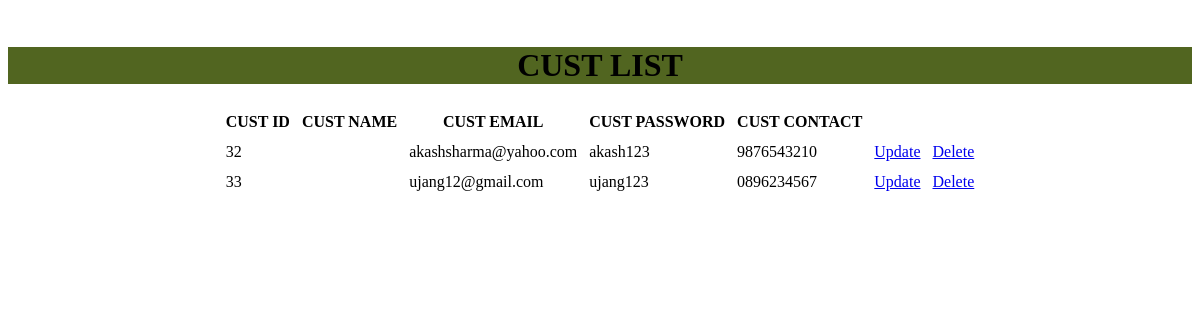
The app's page /allcustomer, older data.
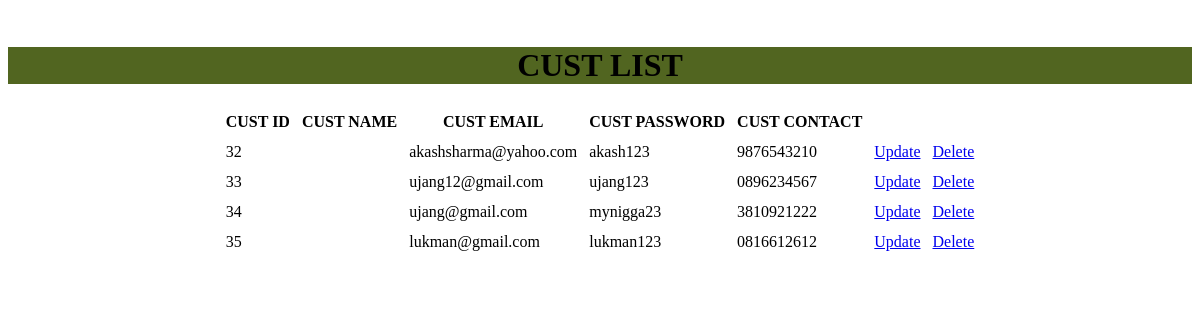
The same page, newer data.
### foodapp/models.py (models this page shows)
class Cust(models.Model):
	CustId    = models.AutoField(primary_key=True)
	CustFName  = models.CharField(max_length=30)
	CustLName  = models.CharField(max_length=30)
	CustCont  = models.CharField(max_length=10)
	CustEmail = models.CharField(max_length=50)
	CustPass  = models.CharField(max_length=60)
	Address  = models.CharField(max_length=150,default='')
	class Meta:
		db_table = "FP_Cust"

### foodapp/views.py (the view)
# urls.py: path('allcustomer',views.showcust),
def showcust(request):
	custs = Cust.objects.all()
	return render(request,'custlist.html',{'custlist':custs})

### Templates/foodapp/custlist.html
<html>
<head>
</head><center><body>
<table class="list" cellpadding="5px">
<br /><div style="background-color: #516520;width:100%;">
<h1>CUST LIST</h1></div>
<thead>
<tr>
<th>CUST ID</th>
<th>CUST NAME</th>
<th>CUST EMAIL</th>
<th>CUST PASSWORD</th>
<th>CUST CONTACT</th>
</tr>
</thead>
<tbody>
{% for c in custlist %}
<tr>
<td>{{c.CustId}}</td>
<td>{{c.CustName}}</td>
<td>{{c.CustEmail}}</td>
<td>{{c.CustPass}}</td>
<td>{{c.CustCont}}</td>
<td><a href="/getcustomer/{{c.CustId}}">Update</a></td>
<td><a href="/deletecustomer/{{c.CustId}}">Delete</a></td>
</tr>
{% endfor %}
	</tbody>
</table>
</body></center>
</html>

Row changes from the older to the newer data that the page shows:
added Cust: CustId "34", CustEmail "ujang@gmail.com", CustPass "mynigga23", CustCont "3810921222"
added Cust: CustId "35", CustEmail "lukman@gmail.com", CustPass "lukman123", CustCont "0816612612"
